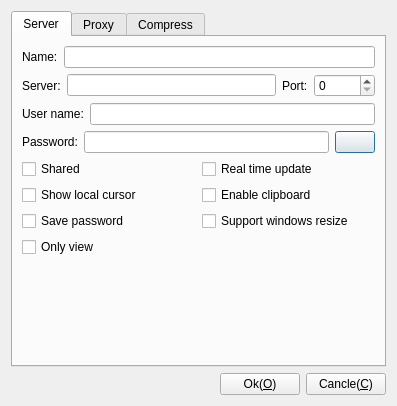
<?xml version="1.0" encoding="UTF-8"?>
<ui version="4.0">
 <class>CDlgSettingsTigerVnc</class>
 <widget class="QDialog" name="CDlgSettingsTigerVnc">
  <property name="geometry">
   <rect>
    <x>0</x>
    <y>0</y>
    <width>397</width>
    <height>406</height>
   </rect>
  </property>
  <property name="windowTitle">
   <string>Setting TigerVNC</string>
  </property>
  <property name="windowIcon">
   <iconset resource="../../../App/Resource/Resource.qrc">
    <normaloff>:/image/App</normaloff>:/image/App</iconset>
  </property>
  <layout class="QGridLayout" name="gridLayout_4">
   <item row="0" column="0">
    <widget class="QTabWidget" name="tabWidget">
     <property name="currentIndex">
      <number>0</number>
     </property>
     <widget class="QWidget" name="Server">
      <attribute name="title">
       <string>Server</string>
      </attribute>
      <layout class="QGridLayout" name="gridLayout_5">
       <item row="0" column="0">
        <layout class="QHBoxLayout" name="horizontalLayout_9">
         <item>
          <widget class="QLabel" name="label_11">
           <property name="text">
            <string>Name:</string>
           </property>
          </widget>
         </item>
         <item>
          <widget class="QLineEdit" name="leName">
           <property name="toolTip">
            <string>Connecter name</string>
           </property>
           <property name="statusTip">
            <string>Connecter name</string>
           </property>
           <property name="whatsThis">
            <string>Connecter name</string>
           </property>
          </widget>
         </item>
        </layout>
       </item>
       <item row="1" column="0">
        <layout class="QHBoxLayout" name="horizontalLayout_3">
         <item>
          <widget class="QLabel" name="label">
           <property name="text">
            <string>Server:</string>
           </property>
          </widget>
         </item>
         <item>
          <widget class="QLineEdit" name="leServer">
           <property name="text">
            <string/>
           </property>
          </widget>
         </item>
         <item>
          <widget class="QLabel" name="label_6">
           <property name="text">
            <string>Port:</string>
           </property>
          </widget>
         </item>
         <item>
          <widget class="QSpinBox" name="spPort">
           <property name="maximum">
            <number>65536</number>
           </property>
          </widget>
         </item>
        </layout>
       </item>
       <item row="2" column="0">
        <layout class="QHBoxLayout" name="horizontalLayout">
         <item>
          <widget class="QLabel" name="label_2">
           <property name="text">
            <string>User name:</string>
           </property>
          </widget>
         </item>
         <item>
          <widget class="QLineEdit" name="leUserName"/>
         </item>
        </layout>
       </item>
       <item row="3" column="0">
        <layout class="QHBoxLayout" name="horizontalLayout_2">
         <item>
          <widget class="QLabel" name="label_3">
           <property name="text">
            <string>Password:</string>
           </property>
          </widget>
         </item>
         <item>
          <widget class="QLineEdit" name="lePassword">
           <property name="inputMask">
            <string/>
           </property>
           <property name="text">
            <string/>
           </property>
           <property name="echoMode">
            <enum>QLineEdit::Password</enum>
           </property>
          </widget>
         </item>
         <item>
          <widget class="QPushButton" name="pbShow">
           <property name="text">
            <string/>
           </property>
           <property name="icon">
            <iconset resource="../../../App/Resource/Resource.qrc">
             <normaloff>:/image/EyeOn</normaloff>:/image/EyeOn</iconset>
           </property>
           <property name="checkable">
            <bool>true</bool>
           </property>
           <property name="checked">
            <bool>false</bool>
           </property>
          </widget>
         </item>
        </layout>
       </item>
       <item row="4" column="0">
        <layout class="QHBoxLayout" name="horizontalLayout_7">
         <item>
          <widget class="QCheckBox" name="cbShared">
           <property name="text">
            <string>Shared</string>
           </property>
          </widget>
         </item>
         <item>
          <widget class="QCheckBox" name="cbRealTimeUpdate">
           <property name="text">
            <string>Real time update</string>
           </property>
          </widget>
         </item>
        </layout>
       </item>
       <item row="5" column="0">
        <layout class="QHBoxLayout" name="horizontalLayout_8">
         <item>
          <widget class="QCheckBox" name="cbLocalCursor">
           <property name="text">
            <string>Show local cursor</string>
           </property>
          </widget>
         </item>
         <item>
          <widget class="QCheckBox" name="cbClipboard">
           <property name="text">
            <string>Enable clipboard</string>
           </property>
          </widget>
         </item>
        </layout>
       </item>
       <item row="6" column="0">
        <layout class="QGridLayout" name="gridLayout">
         <item row="0" column="0">
          <widget class="QCheckBox" name="cbSave">
           <property name="text">
            <string>Save password</string>
           </property>
          </widget>
         </item>
         <item row="0" column="1">
          <widget class="QCheckBox" name="cbResizeWindows">
           <property name="text">
            <string>Support windows resize</string>
           </property>
          </widget>
         </item>
        </layout>
       </item>
       <item row="7" column="0">
        <widget class="QCheckBox" name="cbOnlyView">
         <property name="text">
          <string>Only view</string>
         </property>
        </widget>
       </item>
       <item row="8" column="0">
        <spacer name="verticalSpacer_2">
         <property name="orientation">
          <enum>Qt::Vertical</enum>
         </property>
         <property name="sizeHint" stdset="0">
          <size>
           <width>20</width>
           <height>40</height>
          </size>
         </property>
        </spacer>
       </item>
      </layout>
     </widget>
     <widget class="QWidget" name="Proxy">
      <attribute name="title">
       <string>Proxy</string>
      </attribute>
      <layout class="QGridLayout" name="gridLayout_7">
       <item row="1" column="0">
        <layout class="QGridLayout" name="gridLayout_6">
         <item row="0" column="3">
          <widget class="QSpinBox" name="spProxyPort">
           <property name="maximum">
            <number>65537</number>
           </property>
          </widget>
         </item>
         <item row="0" column="2">
          <widget class="QLabel" name="label_8">
           <property name="text">
            <string>Port:</string>
           </property>
          </widget>
         </item>
         <item row="0" column="0">
          <widget class="QLabel" name="label_7">
           <property name="text">
            <string>Server:</string>
           </property>
          </widget>
         </item>
         <item row="0" column="1">
          <widget class="QLineEdit" name="leProxyServer"/>
         </item>
        </layout>
       </item>
       <item row="0" column="0">
        <layout class="QVBoxLayout" name="verticalLayout">
         <item>
          <widget class="QRadioButton" name="rbProxyNo">
           <property name="text">
            <string>No</string>
           </property>
          </widget>
         </item>
         <item>
          <widget class="QRadioButton" name="rbProxySocks">
           <property name="text">
            <string>Socks5</string>
           </property>
          </widget>
         </item>
         <item>
          <widget class="QRadioButton" name="rbHttp">
           <property name="text">
            <string>Http</string>
           </property>
          </widget>
         </item>
        </layout>
       </item>
       <item row="2" column="0">
        <layout class="QHBoxLayout" name="horizontalLayout_10">
         <item>
          <widget class="QLabel" name="label_9">
           <property name="text">
            <string>User name:</string>
           </property>
          </widget>
         </item>
         <item>
          <widget class="QLineEdit" name="leProxyUser"/>
         </item>
        </layout>
       </item>
       <item row="3" column="0">
        <layout class="QHBoxLayout" name="horizontalLayout_11">
         <item>
          <widget class="QLabel" name="label_10">
           <property name="text">
            <string>Password:</string>
           </property>
          </widget>
         </item>
         <item>
          <widget class="QLineEdit" name="leProxyPassword"/>
         </item>
        </layout>
       </item>
       <item row="4" column="0">
        <spacer name="verticalSpacer">
         <property name="orientation">
          <enum>Qt::Vertical</enum>
         </property>
         <property name="sizeHint" stdset="0">
          <size>
           <width>20</width>
           <height>40</height>
          </size>
         </property>
        </spacer>
       </item>
      </layout>
     </widget>
     <widget class="QWidget" name="Compress">
      <attribute name="title">
       <string>Compress</string>
      </attribute>
      <layout class="QGridLayout" name="gridLayout_2">
       <item row="1" column="1">
        <widget class="QGroupBox" name="gpColorLevel">
         <property name="title">
          <string>Color level</string>
         </property>
         <layout class="QFormLayout" name="formLayout">
          <item row="1" column="0">
           <widget class="QRadioButton" name="rbFull">
            <property name="text">
             <string>Full</string>
            </property>
           </widget>
          </item>
          <item row="3" column="0">
           <widget class="QRadioButton" name="rbLow">
            <property name="text">
             <string>Low</string>
            </property>
           </widget>
          </item>
          <item row="2" column="0">
           <widget class="QRadioButton" name="rbMeduim">
            <property name="text">
             <string>Meduim</string>
            </property>
           </widget>
          </item>
          <item row="4" column="0">
           <widget class="QRadioButton" name="rbVeryLow">
            <property name="text">
             <string>Very low</string>
            </property>
           </widget>
          </item>
         </layout>
        </widget>
       </item>
       <item row="3" column="1">
        <layout class="QHBoxLayout" name="horizontalLayout_5">
         <item>
          <widget class="QSpinBox" name="spCompressLevel">
           <property name="maximum">
            <number>9</number>
           </property>
           <property name="value">
            <number>0</number>
           </property>
          </widget>
         </item>
         <item>
          <widget class="QLabel" name="label_5">
           <property name="text">
            <string>0=fast, 9=best</string>
           </property>
          </widget>
         </item>
        </layout>
       </item>
       <item row="4" column="0" colspan="2">
        <layout class="QHBoxLayout" name="horizontalLayout_6">
         <item>
          <widget class="QCheckBox" name="cbJPEG">
           <property name="text">
            <string>Enable JPEG compress</string>
           </property>
          </widget>
         </item>
         <item>
          <widget class="QSpinBox" name="spJPEGLevel">
           <property name="maximum">
            <number>9</number>
           </property>
          </widget>
         </item>
         <item>
          <widget class="QLabel" name="label_4">
           <property name="text">
            <string>0=Worst, 9=best</string>
           </property>
          </widget>
         </item>
        </layout>
       </item>
       <item row="1" column="0" rowspan="3">
        <widget class="QGroupBox" name="gpEncodeing">
         <property name="title">
          <string>preferred Encoding</string>
         </property>
         <layout class="QGridLayout" name="gridLayout_3">
          <item row="0" column="0">
           <widget class="QRadioButton" name="rbTight">
            <property name="text">
             <string>Tight</string>
            </property>
           </widget>
          </item>
          <item row="2" column="0">
           <widget class="QRadioButton" name="rbHextile">
            <property name="text">
             <string>Hextile</string>
            </property>
           </widget>
          </item>
          <item row="6" column="0">
           <widget class="QRadioButton" name="rbRaw">
            <property name="text">
             <string>Raw</string>
            </property>
           </widget>
          </item>
          <item row="1" column="0">
           <widget class="QRadioButton" name="rbZRLE">
            <property name="text">
             <string>ZRLE</string>
            </property>
           </widget>
          </item>
          <item row="3" column="0">
           <widget class="QRadioButton" name="rbCoRRE">
            <property name="text">
             <string>CoRRE</string>
            </property>
           </widget>
          </item>
          <item row="4" column="0">
           <widget class="QRadioButton" name="rbRRE">
            <property name="text">
             <string>RRE</string>
            </property>
           </widget>
          </item>
          <item row="5" column="0">
           <widget class="QRadioButton" name="rbCopyRect">
            <property name="text">
             <string>copyRect</string>
            </property>
           </widget>
          </item>
         </layout>
        </widget>
       </item>
       <item row="2" column="1">
        <widget class="QCheckBox" name="cbCompress">
         <property name="text">
          <string>Compress level:</string>
         </property>
        </widget>
       </item>
       <item row="0" column="0">
        <widget class="QCheckBox" name="cbCompressAutoSelect">
         <property name="text">
          <string>Auto select</string>
         </property>
        </widget>
       </item>
      </layout>
     </widget>
    </widget>
   </item>
   <item row="1" column="0">
    <layout class="QHBoxLayout" name="horizontalLayout_4">
     <item>
      <spacer name="horizontalSpacer">
       <property name="orientation">
        <enum>Qt::Horizontal</enum>
       </property>
       <property name="sizeHint" stdset="0">
        <size>
         <width>40</width>
         <height>20</height>
        </size>
       </property>
      </spacer>
     </item>
     <item>
      <widget class="QPushButton" name="pushButton">
       <property name="text">
        <string>Ok(&amp;O)</string>
       </property>
      </widget>
     </item>
     <item>
      <widget class="QPushButton" name="pushButton_2">
       <property name="text">
        <string>Cancle(&amp;C)</string>
       </property>
      </widget>
     </item>
    </layout>
   </item>
  </layout>
 </widget>
 <tabstops>
  <tabstop>leServer</tabstop>
  <tabstop>leUserName</tabstop>
  <tabstop>lePassword</tabstop>
  <tabstop>cbShared</tabstop>
  <tabstop>cbRealTimeUpdate</tabstop>
  <tabstop>cbLocalCursor</tabstop>
  <tabstop>cbClipboard</tabstop>
  <tabstop>cbSave</tabstop>
  <tabstop>cbResizeWindows</tabstop>
  <tabstop>cbOnlyView</tabstop>
  <tabstop>pushButton</tabstop>
  <tabstop>pushButton_2</tabstop>
  <tabstop>cbCompressAutoSelect</tabstop>
  <tabstop>rbTight</tabstop>
  <tabstop>rbZRLE</tabstop>
  <tabstop>rbHextile</tabstop>
  <tabstop>rbCoRRE</tabstop>
  <tabstop>rbRRE</tabstop>
  <tabstop>rbCopyRect</tabstop>
  <tabstop>rbRaw</tabstop>
  <tabstop>rbFull</tabstop>
  <tabstop>rbMeduim</tabstop>
  <tabstop>rbLow</tabstop>
  <tabstop>rbVeryLow</tabstop>
  <tabstop>cbCompress</tabstop>
  <tabstop>spCompressLevel</tabstop>
  <tabstop>cbJPEG</tabstop>
  <tabstop>spJPEGLevel</tabstop>
  <tabstop>tabWidget</tabstop>
 </tabstops>
 <resources>
  <include location="../../../App/Resource/Resource.qrc"/>
  <include location="../../../App/Resource/Resource.qrc"/>
 </resources>
 <connections/>
</ui>
